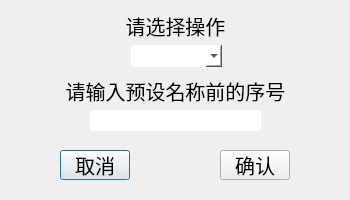
<?xml version="1.0" encoding="UTF-8"?>
<ui version="4.0">
 <class>FavDelMod</class>
 <widget class="QDialog" name="FavDelMod">
  <property name="geometry">
   <rect>
    <x>0</x>
    <y>0</y>
    <width>350</width>
    <height>200</height>
   </rect>
  </property>
  <property name="windowTitle">
   <string>套装预设删除/修改</string>
  </property>
  <widget class="QPushButton" name="no">
   <property name="geometry">
    <rect>
     <x>60</x>
     <y>150</y>
     <width>70</width>
     <height>30</height>
    </rect>
   </property>
   <property name="font">
    <font>
     <family>汉仪文黑-85W</family>
     <pointsize>15</pointsize>
    </font>
   </property>
   <property name="text">
    <string>取消</string>
   </property>
  </widget>
  <widget class="QPushButton" name="yes">
   <property name="geometry">
    <rect>
     <x>220</x>
     <y>150</y>
     <width>70</width>
     <height>30</height>
    </rect>
   </property>
   <property name="font">
    <font>
     <family>汉仪文黑-85W</family>
     <pointsize>15</pointsize>
    </font>
   </property>
   <property name="text">
    <string>确认</string>
   </property>
  </widget>
  <widget class="QLabel" name="text">
   <property name="geometry">
    <rect>
     <x>0</x>
     <y>75</y>
     <width>351</width>
     <height>31</height>
    </rect>
   </property>
   <property name="font">
    <font>
     <family>汉仪文黑-85W</family>
     <pointsize>15</pointsize>
    </font>
   </property>
   <property name="text">
    <string>请输入预设名称前的序号</string>
   </property>
   <property name="alignment">
    <set>Qt::AlignCenter</set>
   </property>
  </widget>
  <widget class="QLineEdit" name="lineEdit">
   <property name="geometry">
    <rect>
     <x>90</x>
     <y>110</y>
     <width>171</width>
     <height>21</height>
    </rect>
   </property>
   <property name="styleSheet">
    <string notr="true">background-color: rgb(255, 255, 255);
color: rgb(0, 0, 0);
font: 14pt &quot;汉仪文黑-85W&quot;;
border-radius:3px;</string>
   </property>
  </widget>
  <widget class="QLabel" name="text_2">
   <property name="geometry">
    <rect>
     <x>0</x>
     <y>10</y>
     <width>351</width>
     <height>31</height>
    </rect>
   </property>
   <property name="font">
    <font>
     <family>汉仪文黑-85W</family>
     <pointsize>15</pointsize>
    </font>
   </property>
   <property name="text">
    <string>请选择操作</string>
   </property>
   <property name="alignment">
    <set>Qt::AlignCenter</set>
   </property>
  </widget>
  <widget class="QComboBox" name="comboBox">
   <property name="geometry">
    <rect>
     <x>131</x>
     <y>45</y>
     <width>91</width>
     <height>22</height>
    </rect>
   </property>
   <property name="styleSheet">
    <string notr="true">background-color: rgb(255, 255, 255);
color: rgb(0, 0, 0);
font: 12pt &quot;汉仪文黑-85W&quot;;
border-radius:3px;</string>
   </property>
  </widget>
 </widget>
 <resources/>
 <connections/>
</ui>
